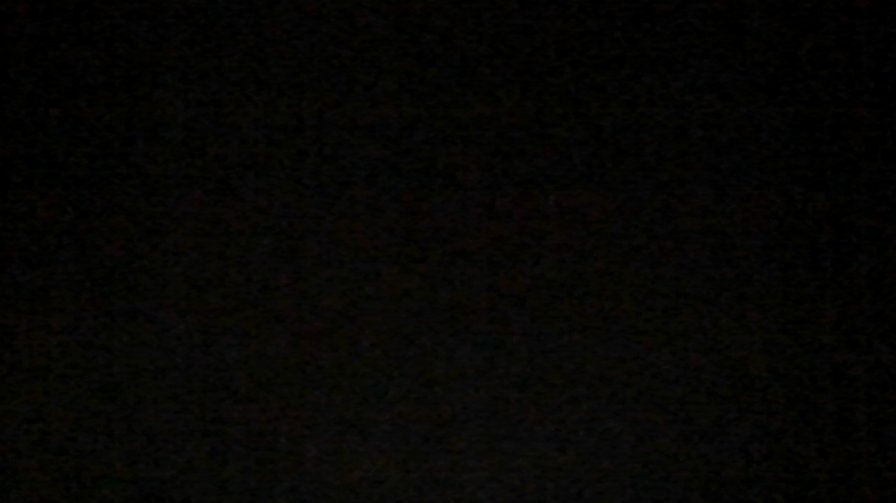
#> input picture testS3/testforupload/ch2-t5.jpg, 896 x 503 px, found by its file name
$ python px2cm.py
#> lines starting #> are read from the running program, lines starting #| are printed output that depends on the picture; after the words box and inside, x2 and y2 are one past the last pixel; in counts of white or black regions, pixels touching at a corner belong together
# get_pixel_per_cm.py
import cv2
import numpy as np
import json
import os
from datetime import datetime


def get_pixel_per_cm_from_a4(
    image_path,
    real_width_cm=29.7,
    show_debug=False,
    save_cropped=True,
    output_folder="cropped_a4",
):
#> called with image_path = 'PDMS2_web\\kid\\1021-1\\ch2-t5.jpg', real_width_cm = 29.7, show_debug = True, save_cropped = True, output_folder = 'cropped_a4'
    img = cv2.imread(image_path)
#> img is the input picture: shape (503, 896, 3); mean B, G, R 3.4, 5.3, 5.5
    if img is None:
        raise ValueError("圖片讀取失敗，請確認路徑正確")

    gray = cv2.cvtColor(img, cv2.COLOR_BGR2GRAY)
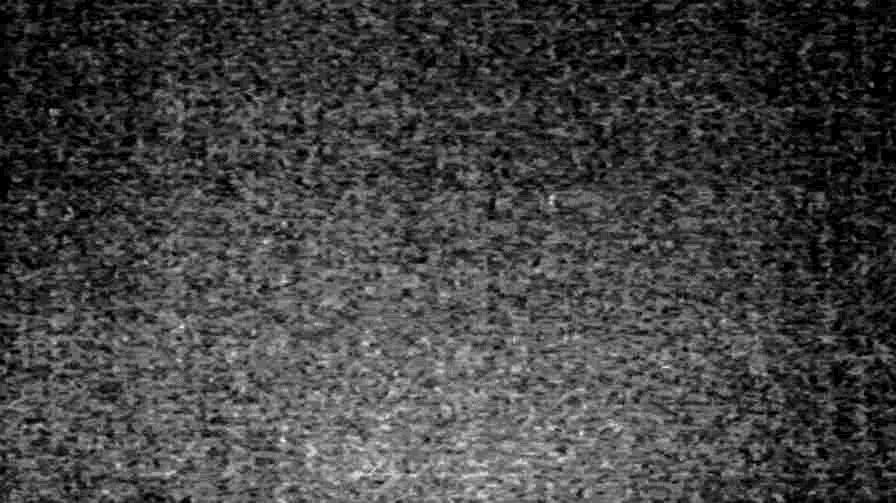
#> gray: shape (503, 896); min 0, max 20, mean 5.19; drawn with min black and max white
    blur = cv2.GaussianBlur(gray, (5, 5), 0)
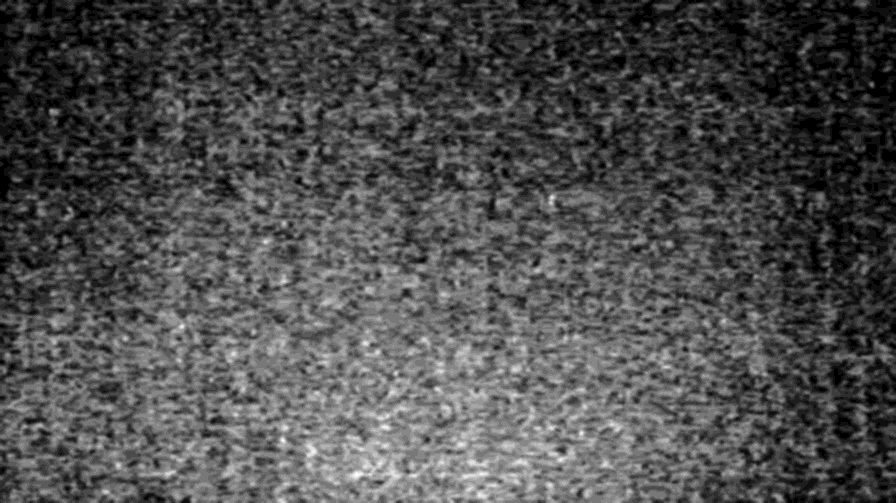
#> blur: shape (503, 896); min 0, max 17, mean 5.19; drawn with min black and max white

    edges = cv2.Canny(blur, 50, 150)
#> edges: shape (503, 896); every value is 0
    contours, _ = cv2.findContours(edges, cv2.RETR_EXTERNAL, cv2.CHAIN_APPROX_SIMPLE)
#> contours = []

#> (the run stopped early here; a loop or call above may not have finished)
